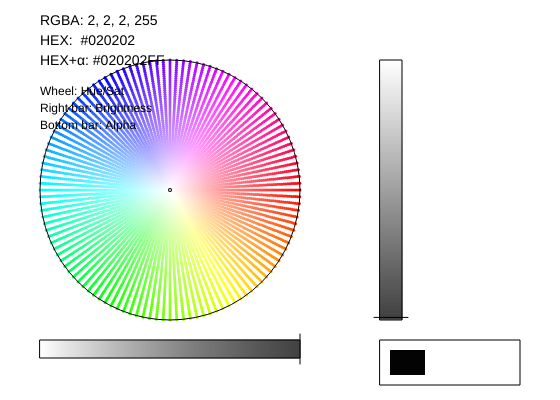
Frame 1 (no input)
Frame 60 (no input): identical to frame 1, image omitted
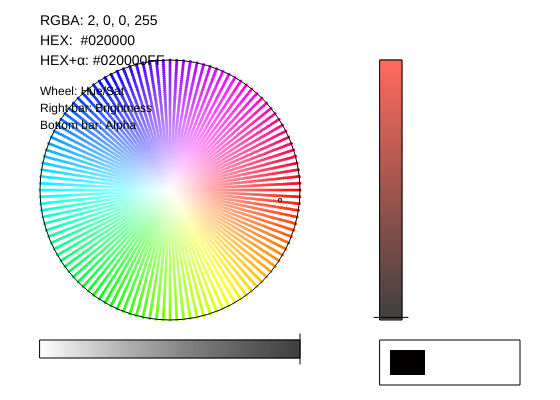
Frame 120 (the mouse pressed at the canvas centre since frame 60)

The p5.js sketch that drew these frames (run headless with seeded random() and noise() and a simulated clock; from frame 60 on, the mouse is pressed at the canvas centre):

// p5.js sketch
// ── sketch.js
/*
Color Wheel Picker 
Use:
- Drag inside the wheel to pick hue + saturation
- Drag the vertical bar to change brightness
- Drag the bottom bar to change alpha
*/

let cx = 170, cy = 190, R = 130;
let h = 0, s = 0, b = 1, a = 255;

let dragWheel = false, dragB = false, dragA = false;

function setup() {
  createCanvas(560, 400);
  colorMode(HSB, 360, 100, 100, 255);
  noStroke();
}

function draw() {
  background(255);

  // wheel (simple rings)
  for (let r = R; r > 0; r -= 2) {
    let sat = map(r, 0, R, 0, 100);
    for (let ang = 0; ang < 360; ang += 3) {
      fill(ang, sat, 100, 255);
      let x = cx + cos(radians(ang)) * r;
      let y = cy + sin(radians(ang)) * r;
      circle(x, y, 3);
    }
  }
  stroke(0); noFill(); circle(cx, cy, R * 2); noStroke();

  // brightness bar (right)
  let bx = 380, by = 60, bw = 22, bh = 260;
  for (let y = 0; y < bh; y++) {
    let bb = map(y, 0, bh - 1, 100, 0);
    stroke(h, s, bb, 255);
    line(bx, by + y, bx + bw, by + y);
  }
  noStroke();
  stroke(0); noFill(); rect(bx, by, bw, bh); noStroke();
  let bKnobY = by + map(b, 100, 0, 0, bh);
  stroke(0); line(bx - 6, bKnobY, bx + bw + 6, bKnobY); noStroke();

  // alpha bar (bottom)
  let ax = 40, ay = 340, aw = 260, ah = 18;
  // checker
  for (let x = 0; x < aw; x += 10) {
    for (let y = 0; y < ah; y += 9) {
      fill(((x / 10 + y / 9) % 2) ? 235 : 200);
      rect(ax + x, ay + y, 10, 9);
    }
  }
  // alpha overlay
  for (let x = 0; x < aw; x++) {
    let aa = map(x, 0, aw - 1, 0, 255);
    stroke(h, s, b, aa);
    line(ax + x, ay, ax + x, ay + ah);
  }
  noStroke();
  stroke(0); noFill(); rect(ax, ay, aw, ah); noStroke();
  let aKnobX = ax + map(a, 0, 255, 0, aw);
  stroke(0); line(aKnobX, ay - 6, aKnobX, ay + ah + 6); noStroke();

  // selected color + output (ALWAYS BLACK TEXT)
  let c = color(h, s, b, a);
  fill(255); stroke(0); rect(380, 340, 140, 45);
  noStroke(); fill(c); rect(390, 350, 35, 25);

  let rgba = hsbaToRgba(h, s, b, a);
  let hex = rgbToHex(rgba.r, rgba.g, rgba.b);
  let hexA = rgbToHexA(rgba.r, rgba.g, rgba.b, rgba.a);

  fill(0);
  textSize(14);
  text(`RGBA: ${rgba.r}, ${rgba.g}, ${rgba.b}, ${rgba.a}`, 40, 25);
  text(`HEX:  ${hex}`, 40, 45);
  text(`HEX+α: ${hexA}`, 40, 65);

  textSize(12);
  text("Wheel: Hue/Sat", 40, 95);
  text("Right bar: Brightness", 40, 112);
  text("Bottom bar: Alpha", 40, 129);

  // marker on wheel
  let mx = cx + cos(radians(h)) * map(s, 0, 100, 0, R);
  let my = cy + sin(radians(h)) * map(s, 0, 100, 0, R);
  stroke(0); strokeWeight(4); point(mx, my);
  stroke(255); strokeWeight(2); point(mx, my);
  strokeWeight(1); noStroke();
}

function mousePressed() {
  dragWheel = dist(mouseX, mouseY, cx, cy) <= R;

  let bx = 380, by = 60, bw = 22, bh = 260;
  dragB = mouseX >= bx && mouseX <= bx + bw && mouseY >= by && mouseY <= by + bh;

  let ax = 40, ay = 340, aw = 260, ah = 18;
  dragA = mouseX >= ax && mouseX <= ax + aw && mouseY >= ay && mouseY <= ay + ah;

  updatePick();
}

function mouseDragged() { updatePick(); }
function mouseReleased() { dragWheel = dragB = dragA = false; }

function updatePick() {
  if (dragWheel) {
    let dx = mouseX - cx, dy = mouseY - cy;
    h = (degrees(atan2(dy, dx)) + 360) % 360;
    s = constrain(map(sqrt(dx * dx + dy * dy), 0, R, 0, 100), 0, 100);
  }
  if (dragB) {
    let by = 60, bh = 260;
    b = constrain(map(mouseY, by, by + bh, 100, 0), 0, 100);
  }
  if (dragA) {
    let ax = 40, aw = 260;
    a = floor(constrain(map(mouseX, ax, ax + aw, 0, 255), 0, 255));
  }
}

// convert HSBA -> RGBA (0..255) for readout/hex
function hsbaToRgba(h, s, v, a) {
  s /= 100; v /= 100;
  let c = v * s;
  let x = c * (1 - abs(((h / 60) % 2) - 1));
  let m = v - c;

  let rp = 0, gp = 0, bp = 0;
  if (h < 60)      { rp = c; gp = x; bp = 0; }
  else if (h < 120){ rp = x; gp = c; bp = 0; }
  else if (h < 180){ rp = 0; gp = c; bp = x; }
  else if (h < 240){ rp = 0; gp = x; bp = c; }
  else if (h < 300){ rp = x; gp = 0; bp = c; }
  else             { rp = c; gp = 0; bp = x; }

  return {
    r: floor((rp + m) * 255),
    g: floor((gp + m) * 255),
    b: floor((bp + m) * 255),
    a: floor(a)
  };
}

function toHex2(n) {
  let s = n.toString(16).toUpperCase();
  return s.length === 1 ? "0" + s : s;
}
function rgbToHex(r, g, b) {
  return "#" + toHex2(r) + toHex2(g) + toHex2(b);
}
function rgbToHexA(r, g, b, a) {
  return "#" + toHex2(r) + toHex2(g) + toHex2(b) + toHex2(a);
}
